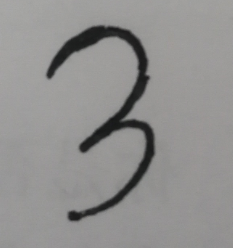
#> input picture KNN_learn/test3.png, 233 x 248 px
$ python -i imgProcess.py   (imports and definitions only)
#> lines starting #> are read from the running program, lines starting #| are printed output that depends on the picture; after the words box and inside, x2 and y2 are one past the last pixel; in counts of white or black regions, pixels touching at a corner belong together
#coding=utf-8
from PIL import Image
import matplotlib.pylab as plt
import numpy as np
def picTo01(filename):
#> called with filename = 'test3.png'
    img = Image.open(filename).convert('RGBA')
#> img is the input picture: PIL image 233x248 RGBA; mean R, G, B, A 145, 144.2, 143.1, 255

    raw_data = img.load()      #得到像素值

    # 将其降噪并转化为黑白两色
    for y in range(img.size[1]):
        for x in range(img.size[0]):
            if raw_data[x, y][0] < 90:
                raw_data[x, y] = (0, 0, 0, 255)

    for y in range(img.size[1]):
        for x in range(img.size[0]):
            if raw_data[x, y][1] < 136:
                raw_data[x, y] = (0, 0, 0, 255)

    for y in range(img.size[1]):
        for x in range(img.size[0]):
            if raw_data[x, y][2] > 0:
                raw_data[x, y] = (255, 255, 255, 255)

    # 设置为32*32的大小
    img = img.resize((32, 32), Image.BICUBIC)
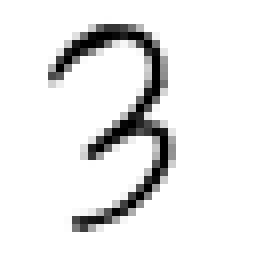
#> img: PIL image 32x32 RGBA (shown 8 times larger); mean R, G, B, A 232.1, 232.1, 232.1, 255

    # 进行保存，方便查看
    img.save('test.png')
    # 得到像素数组，为(32,32,4)
    array = plt.array(img)

    # 按照公式将其转为01, 公式： 0.299 * R + 0.587 * G + 0.114 * B

    gray_array = np.zeros((32, 32))

    # 行数
    for x in range(array.shape[0]):
        # 列数
        for y in range(array.shape[1]):
            # 计算灰度，若为255则白色，数值越小越接近黑色
            gary = 0.299 * array[x][y][0] + 0.587 * array[x][y][1] + 0.114 * array[x][y][2]

            # 设置一个阙值，记为0
            if gary == 255:
                gray_array[x][y] = 0
            else:
                # 否则认为是黑色，记为1
                gray_array[x][y] = 1
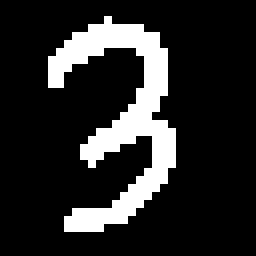
#> gray_array: shape (32, 32) float64 (shown 8 times larger); values 0 (black) and 1 (white), 16% white in thin lines or dots, all inside (x1, y1, x2, y2) = (6, 2, 22, 29)

    # 得到对应名称的txt文件
    name01 = filename.split('.')[0]
    name01 = name01 + '.txt'

    # 保存到文件中
    np.savetxt(name01, gray_array, fmt='%d', delimiter='')
    return name01

>>> result = picTo01('test3.png')
